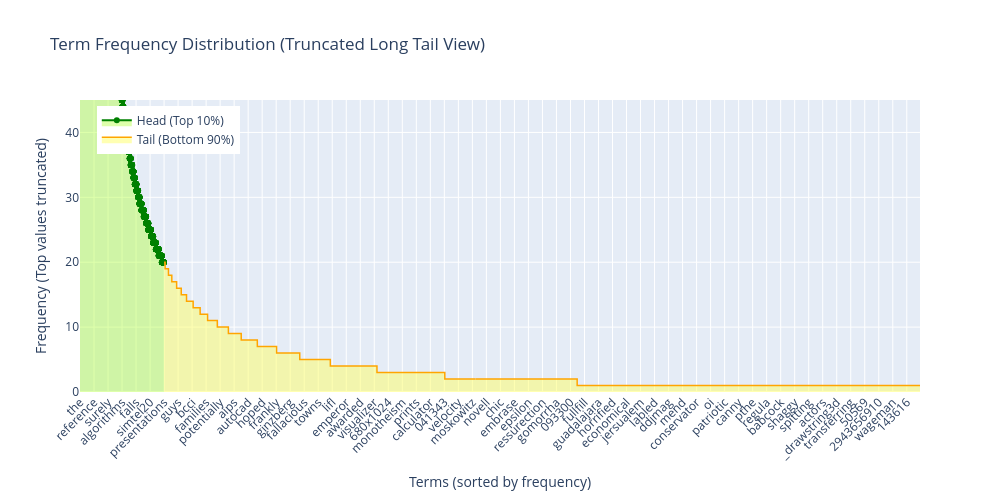

Write notebook code for a chart like this one.
### Markdown cell above
### >>> **Exercise 14 (take home):** 
Additionally, you can attempt to sort the terms on the `x-axis` by frequency instead of in alphabetical order. This way the visualization is more meaninfgul and you will be able to observe the so called [long tail](https://en.wikipedia.org/wiki/Long_tail) (get familiar with this term since it will appear a lot in data mining and other statistics courses). see picture below

![alt txt](https://upload.wikimedia.org/wikipedia/commons/thumb/8/8a/Long_tail.svg/1000px-Long_tail.svg.png)

### Code cell
# EX14: Term frequency distribution with truncated y-axis
import numpy as np
import pandas as pd
import plotly.graph_objects as go

# sorted
sorted_idx = np.argsort(term_frequencies)[::-1]
terms_sorted = count_vect.get_feature_names_out()[sorted_idx]
freqs_sorted = term_frequencies[sorted_idx]

# DataFrame
term_freq_df = pd.DataFrame({
    "term": terms_sorted,
    "frequency": freqs_sorted
}).sort_values(by="frequency", ascending=False).reset_index(drop=True)

#  head/tail 
split_point = int(len(term_freq_df) * 0.1)

y_max = np.percentile(term_freq_df["frequency"], 95)

# draw picture
fig = go.Figure()

fig.add_trace(go.Scatter(
    x=term_freq_df["term"][:split_point],
    y=term_freq_df["frequency"][:split_point],
    mode='lines+markers',
    fill='tozeroy',
    fillcolor='rgba(173, 255, 47, 0.4)',
    line=dict(color='green', width=2),
    name='Head (Top 10%)'
))

fig.add_trace(go.Scatter(
    x=term_freq_df["term"][split_point:],
    y=term_freq_df["frequency"][split_point:],
    mode='lines',
    fill='tozeroy',
    fillcolor='rgba(255, 255, 102, 0.5)',
    line=dict(color='orange', width=1.5),
    name='Tail (Bottom 90%)'
))

# 限制 y 軸高度
fig.update_layout(
    title="Term Frequency Distribution (Truncated Long Tail View)",
    xaxis_title="Terms (sorted by frequency)",
    yaxis_title="Frequency (Top values truncated)",
    xaxis_tickangle=-45,
    width=1000,
    height=500,
    yaxis_range=[0, y_max],  # ← 關鍵
    legend=dict(x=0.02, y=0.98)
)

fig.show()

### Figure 1 — Plotly figure (JSON) as saved in the notebook; plotly's stock layout.template omitted (floating-point values rounded to 4 significant figures; data arrays with more than 128 entries replaced by an {"elided": "..."} marker saying what was removed)
{"data": [{"fill": "tozeroy", "fillcolor": "rgba(173, 255, 47, 0.4)", "line": {"color": "green", "width": 2}, "mode": "lines+markers", "name": "Head (Top 10%)", "type": "scatter", "x": {"elided": "3578 str values"}, "y": {"elided": "3578 int values"}}, {"fill": "tozeroy", "fillcolor": "rgba(255, 255, 102, 0.5)", "line": {"color": "orange", "width": 1.5}, "mode": "lines", "name": "Tail (Bottom 90%)", "type": "scatter", "x": {"elided": "32210 str values"}, "y": {"elided": "32210 int values"}}], "layout": {"height": 500, "legend": {"x": 0.02, "y": 0.98}, "title": {"text": "Term Frequency Distribution (Truncated Long Tail View)"}, "width": 1000, "xaxis": {"tickangle": -45, "title": {"text": "Terms (sorted by frequency)"}}, "yaxis": {"range": [0, 45], "title": {"text": "Frequency (Top values truncated)"}}}}
